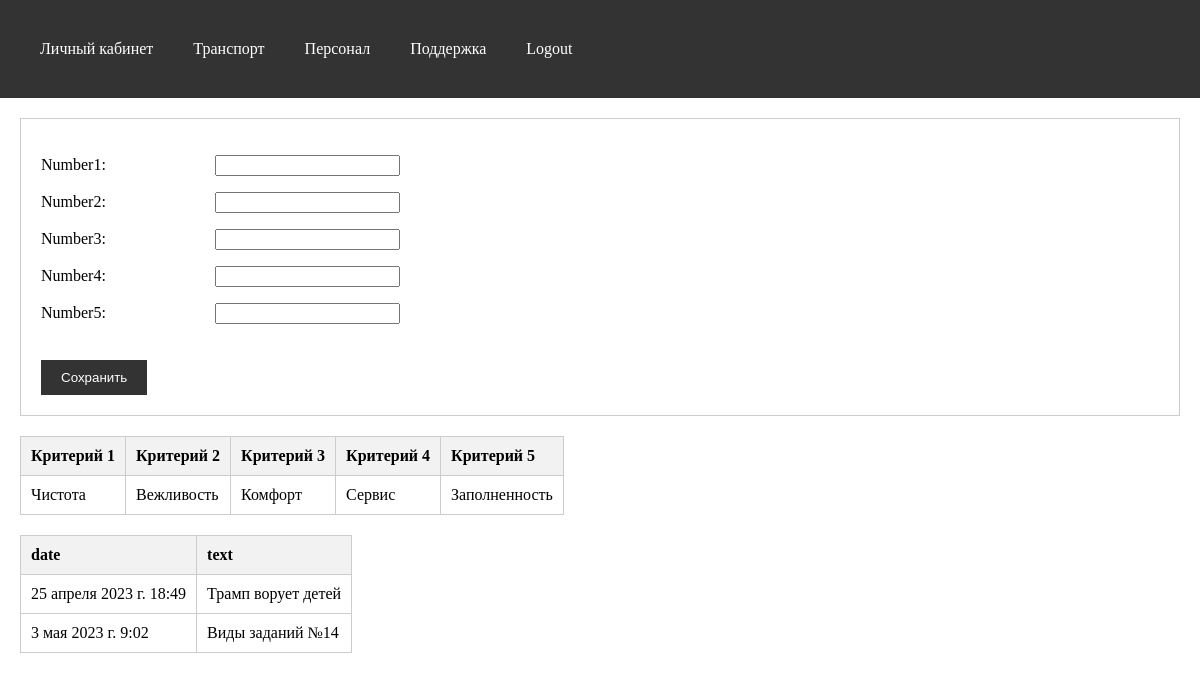
The app's page / (signed in) with its own data.
### main/models.py (models this page shows)
class Anketa(models.Model):
    user = models.CharField(max_length=50, unique=True)
    number1 = models.CharField(max_length=50, blank=True)
    number2 = models.CharField(max_length=50,blank=True)
    number3 = models.CharField(max_length=50,blank=True)
    number4 = models.CharField(max_length=50,blank=True)
    number5 = models.CharField(max_length=50,blank=True)

class Opros(models.Model):
    user = models.CharField(max_length=50)
    time = models.DateTimeField(auto_now_add=True)
    text = models.CharField(max_length=255)

### main/views.py (the view)
# urls.py: path('', views.home, name='home'),
@login_required
def home(request):
    if request.method == 'POST':
        form = AnketaForm(request.POST)
        if form.is_valid():
            try:
                user = request.user
                number1 = form.cleaned_data['number1']
                number2 = form.cleaned_data['number2']
                number3 = form.cleaned_data['number3']
                number4 = form.cleaned_data['number4']
                number5 = form.cleaned_data['number5']
                Anketa.objects.create(user=user,
                                      number1=number1,
                                      number2=number2,
                                      number3=number3,
                                      number4=number4,
                                      number5=number5,
                                      )
                return redirect('home')
            except:
                return redirect('home')
    else:
        form = AnketaForm()
    anketa = Anketa.objects.filter(user=request.user)
    opros = Opros.objects.filter(user = request.user)
    return render(request, 'home.html', {'form': form, 'anketa': anketa, 'opros': opros})

### main/forms.py
class AnketaForm(forms.ModelForm):
    class Meta:
        model = Anketa
        fields = ['number1', 'number2', 'number3', 'number4', 'number5']

### templates/home.html (shortened to what this page needs)
<!DOCTYPE html>
<html lang="en">
<head>
    {% load static %}
	<link rel="stylesheet" href="{% static 'css/style_home.css' %}">
</head>
<body>
<header>
      <nav>
        <ul>
          <li><a href="{% url 'home' %}">Личный кабинет</a></li>
          <li><a href="{% url 'transport' %}">Транспорт</a></li>
          <li><a href="{% url 'personal' %}">Персонал</a></li>
          <li><a href="{% url 'support' %}">Поддержка</a></li>
            {% if user.is_authenticated %}
          <li><a href="{% url 'logout'%}?next={{request.path}}">Logout</a></li>
            {% else %}
          <li><a href="{% url 'login'%}?next={{request.path}}">Login</a></li>
            {% endif %}
        </ul>
      </nav>
    </header>
 <form action="{% url 'home' %}" method="post">
          {% for f in form %}
          <p>
            <label for="{{f.id_for_label}}" class="form-label">{{f.label}}:</label>
            {{f}}
          </p>
          {% endfor %}
          <button type="submit">Сохранить</button>
        </form>
<table id="AnketaTable">
        <thead>
          <tr>
            <th>Критерий 1</th>
            <th>Критерий 2</th>
            <th>Критерий 3</th>
            <th>Критерий 4</th>
            <th>Критерий 5</th>
          </tr>
        </thead>
        <tbody>
          {% for anketa in anketa %}
          <tr>
            <td>{{anketa.number1}}</td>
            <td>{{anketa.number2}}</td>
            <td>{{anketa.number3}}</td>
            <td>{{anketa.number4}}</td>
            <td>{{anketa.number5}}</td>
          </tr>
          {% endfor %}
        </tbody>
      </table>
<table id="OprosTable">
        <thead>
          <tr>
            <th>date</th>
            <th>text</th>
          </tr>
        </thead>
        <tbody>
            {%for i in opros%}
          <tr>
            <td>{{i.time}}</td>
              <td>{{i.text}}</td>
          </tr>
            {%endfor%}
        </tbody>
      </table>
</body>
</html>

### static/css/style_home.css (style rules this page uses)
body { margin: 0; padding: 0; }
header { background-color: #333; color: white; padding: 20px; }
nav ul { list-style-type: none; margin: 0; padding: 0; overflow: hidden; }
nav li { float: left; }
nav li a { display: block; color: white; padding: 20px; text-align: center; text-decoration: none; }
form { margin: 20px; padding: 20px; border: 1px solid #ccc; }
.form-label { display: inline-block; width: 150px; padding-right: 20px; }
button[type=submit] { margin-top: 20px; padding: 10px 20px; background-color: #333; color: white; border: none; cursor: pointer; }
#AnketaTable { border-collapse: collapse; margin: 20px; }
#AnketaTable th, #AnketaTable td { border: 1px solid #ccc; padding: 10px; }
#AnketaTable th { background-color: #f2f2f2; text-align: left; }
#OprosTable { border-collapse: collapse; margin: 20px; }
#OprosTable th, #OprosTable td { border: 1px solid #ccc; padding: 10px; }
#OprosTable th { background-color: #f2f2f2; text-align: left; }

### records on screen
Anketa: number1 "Чистота", number2 "Вежливость", number3 "Комфорт", number4 "Сервис", number5 "Заполненность"
Opros: time "25 апреля 2023 г. 18:49", text "Трамп ворует детей"
Opros: time "3 мая 2023 г. 9:02", text "Виды заданий №14"

### other values on screen
{{ f.label }} "Number1" "Number2" "Number3" "Number4" "Number5"
